Frame 1 (no input): blank canvas, image omitted
Frame 60 (no input): blank canvas, image omitted
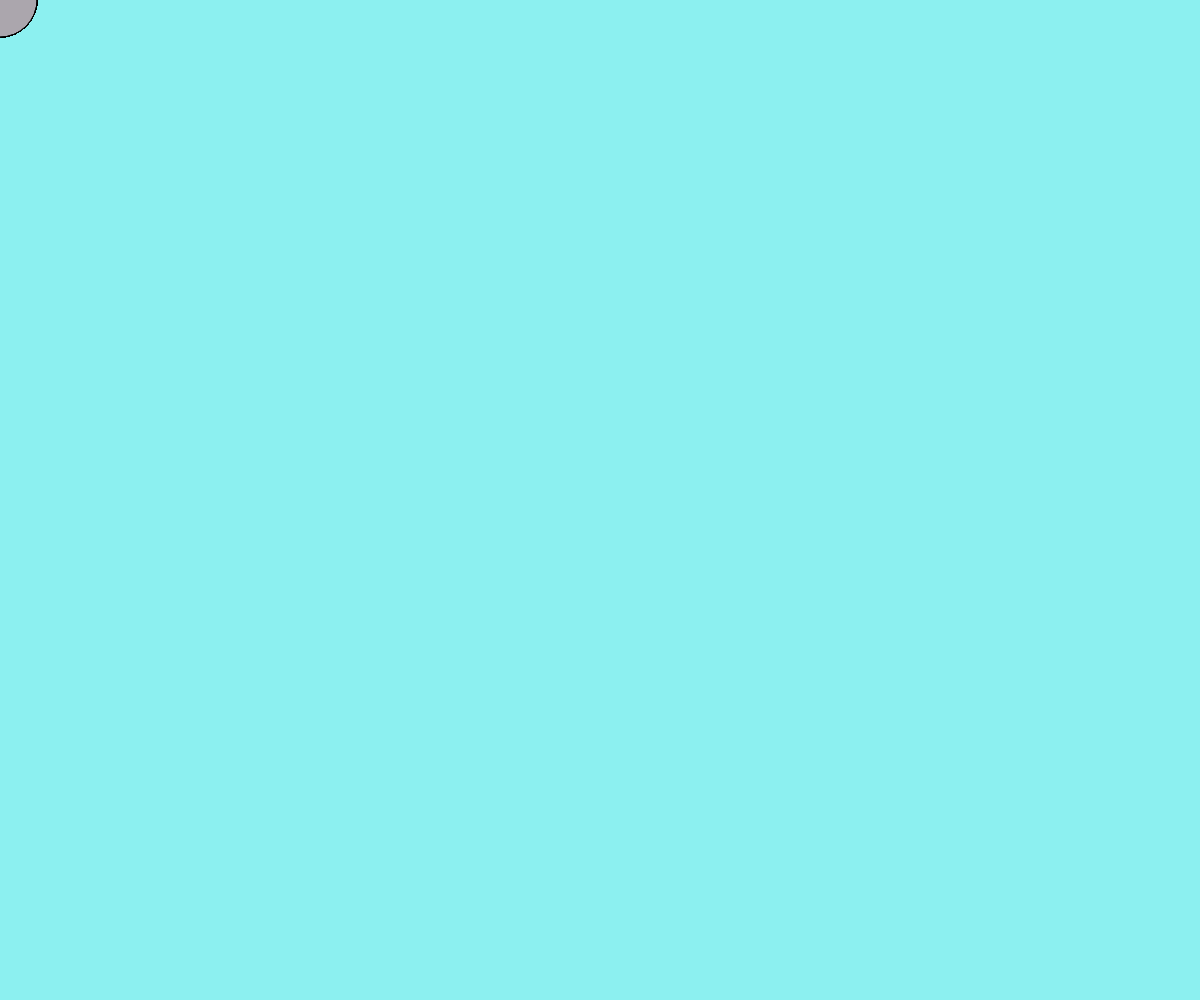
Frame 120 (the mouse pressed at the canvas centre since frame 60)

The p5.js sketch whose frames 1 and 60 were blank and that drew this single picture after the mouse press (run headless with seeded random() and noise() and a simulated clock; from frame 60 on, the mouse is pressed at the canvas centre):

// p5.js sketch
// ── sketch.js
class Ball{
  constructor(){
    this.a=mouseX;
    this.b=mouseY;
    this.x=random(10,100);
    this.y=random(150,255);
    this.h=random(50,200);
    this.t=random(50,100);
    this.c=color(this.y,this.h,this.y,this.t);
  }
  display(){
      fill(this.c);
      circle(this.a,this.b,this.x);
    }
  }

let ball;
function setup() {
  createCanvas(windowWidth, windowHeight);
  background(140,240,240);
  ball=new Ball;
  
}
function draw(){
  if(mouseIsPressed){  
    ball.display();
  }
  if(keyIsPressed){
    background(140,240,240)
  }
}
